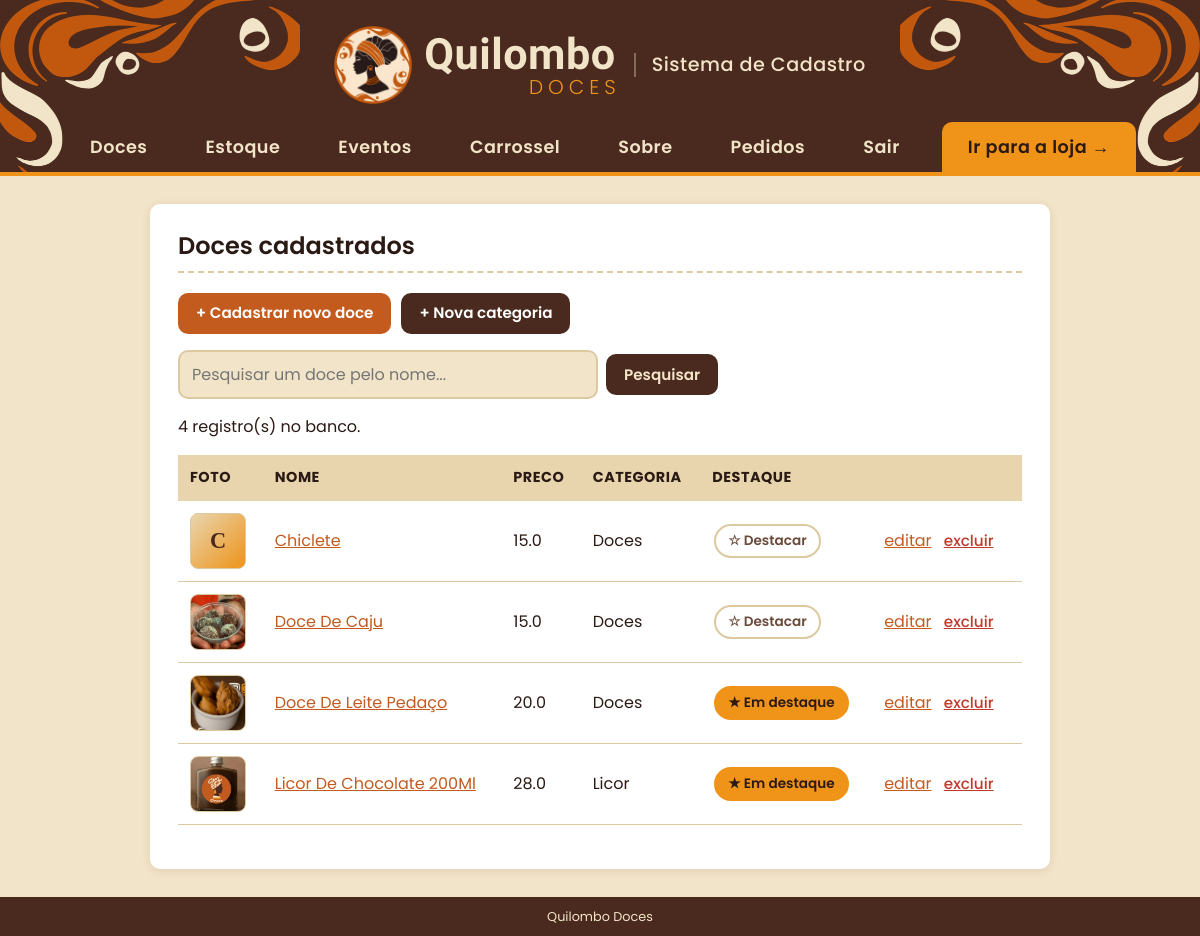
/ (signed in), run on the app's committed database.
### tables this page shows
CREATE TABLE doces (
            id     INTEGER PRIMARY KEY AUTOINCREMENT,
            nome   TEXT    NOT NULL,
            preco  REAL    NOT NULL
        , imagem TEXT, descricao TEXT, destaque INTEGER NOT NULL DEFAULT 0, estoque INTEGER NOT NULL DEFAULT 0, categoria_id INTEGER);

CREATE TABLE categorias (
                id    INTEGER PRIMARY KEY AUTOINCREMENT,
                nome  TEXT    NOT NULL
            );

### app.py (the view)
@app.route("/")
def listar():
    termo = request.args.get("termo", "").strip()
    conn = conectar_banco()
    doces = conn.execute(
        'SELECT doces.*, categorias.nome AS categoria FROM doces '
        'LEFT JOIN categorias ON categorias.id = doces.categoria_id '
        'WHERE LOWER(doces.nome) LIKE ? '
        'ORDER BY doces.nome', (f'%{termo.lower()}%',)).fetchall()
    conn.close()
    return render_template("lista.html", doces=doces, termo=termo,
                           msg=request.args.get("msg", ""))

### app.py (called while the page is built)
@app.context_processor
def dados_globais():
    return {
        "qtd_carrinho": sum(session.get("carrinho", {}).values()),
        "whatsapp": WHATSAPP,
        "pedidos_pendentes": contar_pedidos_pendentes(),
        "cliente": cliente_atual(),      # cliente logado na loja (ou None)
    }

def contar_pedidos_pendentes():
    conn = conectar_banco()
    qtd = conn.execute(
        "SELECT COUNT(*) FROM pedidos WHERE status = 'informado'").fetchone()[0]
    conn.close()
    return qtd

@app.before_request
def proteger_admin():
    endpoint = request.endpoint or ""
    if (not endpoint                            # pagina que nao existe: mostra o erro 404
            or endpoint.startswith("loja")
            or endpoint.startswith("contas.")
            or endpoint in PAGINAS_PUBLICAS
            or session.get("admin_id")):
        return None
    if endpoint == "listar":
        return redirect(url_for("loja"))
    proximo = request.path if request.method == "GET" else ""
    return redirect(url_for("admin_entrar", proximo=proximo))

### contas.py (called while the page is built, shortened)
def cliente_atual():
    id_cliente = session.get("cliente_id")
    if not id_cliente:
        return None

### templates/lista.html (shortened to what this page needs)
{% extends "base.html" %}
{% block conteudo %}
  <h2>Doces cadastrados</h2>
  <p class="botoes-topo">
    <a class="botao" href="{{ url_for('novo') }}">+ Cadastrar novo doce</a>
    <a class="botao botao-secundario" href="{{ url_for('categorias') }}">+ Nova categoria</a>
  </p>
  <form class="busca-admin" method="get" action="{{ url_for('listar') }}">
    <input type="text" name="termo" value="{{ termo }}" placeholder="Pesquisar um doce pelo nome..."
           aria-label="Pesquisar doce">
    <button type="submit">Pesquisar</button>
  </form>
  {% if doces %}
    {% if termo %}
      <p>{{ doces|length }} resultado(s) para "{{ termo }}".</p>
    {% else %}
      <p>{{ doces|length }} registro(s) no banco.</p>
    {% endif %}
    <table>
      <tr>
        <th>Foto</th>
        <th>Nome</th>
        <th>Preco</th>
        <th>Categoria</th>
        <th>Destaque</th>
        <th></th>
      </tr>
      {% for p in doces %}
      <tr>
        <td>
          {% if p['imagem'] %}
            <img class="miniatura" src="{{ url_for('static', filename='uploads/' ~ p['imagem']) }}" alt="">
          {% else %}
            <span class="miniatura sem-foto">{{ p['nome'][0]|upper }}</span>
          {% endif %}
        </td>
        <td><a href="{{ url_for('detalhe', id_doce=p['id']) }}">{{ p['nome'] }}</a></td>
        <td>{{ p['preco'] }} </td>
        <td>{{ p['categoria'] or '—' }}</td>
                <td>
          <form method="post" action="{{ url_for('alternar_destaque', id_doce=p['id']) }}">
            {% if p['destaque'] %}
              <button type="submit" class="btn-destaque ativo" title="Tirar dos Destaques">&#9733; Em destaque</button>
            {% else %}
              <button type="submit" class="btn-destaque" title="Mostrar nos Destaques">&#9734; Destacar</button>
            {% endif %}
          </form>
        </td>
        <td>
          <a href="{{ url_for('editar', id_doce=p['id']) }}">editar</a>
          <form method="post" action="{{ url_for('excluir', id_doce=p['id']) }}"
                onsubmit="return confirm('Excluir {{ p['nome'] }}?');">
            <button type="submit" class="link-perigo">excluir</button>
          </form>
        </td>
      </tr>
      {% endfor %}
    </table>
  {% elif termo %}
    <p class="vazio">Nenhum doce encontrado com "{{ termo }}".</p>
  {% else %}
    <p class="vazio">Nenhum doce cadastrado ainda.</p>
  {% endif %}
{% endblock %}

### static/estilo.css (style rules this page uses)
:root { --areia: #f2e4c8; --areia-escura: #e8d5ae; --cacau: #2b1a14; --raiz: #4a2a1e; --cacau-2: #2b1a14; --terracota: #c35a1e; --terracota-hover: #4a2a1e; --ouro: #ef9319; --ouro-hover: #d6820f; --verde: #25d366; --verde-hover: #1da851; --perigo: #c0392b; --sucesso-bg: #e8f6ec; --sucesso-txt: #1e6b3a; --erro-bg: #fdecea; --branco: #ffffff; --borda: #dcc9a0; --texto-suave: #6b4a3a; --raio: 10px; --raio-grande: 12px; --sombra: 0 2px 10px rgba(74, 42, 30, 0.10); --sombra-forte: 0 8px 20px rgba(74, 42, 30, 0.18); --fonte-texto: "Poppins", Arial, sans-serif; --fonte-marca: "Kaushan Script", cursive; }
* { box-sizing: border-box; }
body { margin: 0; font-family: var(--fonte-texto); font-size: 16px; line-height: 1.5; color: var(--cacau); background: var(--areia); min-height: 100vh; display: flex; flex-direction: column; }
h1, h2, h3 { font-family: var(--fonte-texto); font-weight: 600; line-height: 1.2; }
a { color: var(--terracota); }
img { max-width: 100%; }
main h2 { margin-top: 0; padding-bottom: 10px; border-bottom: 2px dashed var(--borda); }
table { width: 100%; border-collapse: collapse; margin: 16px 0; }
th { text-align: left; background: var(--areia-escura); padding: 12px; font-size: 0.9rem; text-transform: uppercase; letter-spacing: 0.5px; }
td { padding: 12px; border-bottom: 1px solid var(--borda); vertical-align: middle; word-break: break-word; max-width: 400px; }
.btn-destaque { background: transparent; color: var(--texto-suave); border: 2px solid var(--borda); border-radius: 999px; padding: 5px 12px; font-size: 0.85rem; white-space: nowrap; }
.btn-destaque.ativo { background: var(--ouro); border-color: var(--ouro); color: var(--cacau); }
td form { display: inline-block; margin: 4px 2px; }
button, .botao, .btn-whatsapp { font-family: inherit; font-size: 0.95rem; font-weight: 600; border: none; border-radius: var(--raio); padding: 9px 18px; cursor: pointer; text-decoration: none; display: inline-block; transition: background 0.2s, transform 0.1s; }
button { background: var(--raiz); color: var(--areia); }
.botao { background: var(--terracota); color: var(--branco); }
.botao-secundario { background: var(--raiz); }
.botoes-topo { display: flex; flex-wrap: wrap; gap: 10px; }
.link-perigo { background: none; color: var(--perigo); padding: 4px 6px; text-decoration: underline; font-weight: 500; }
input[type="text"], input[type="password"], input[type="number"], input[type="date"], textarea { width: 100%; max-width: 420px; padding: 10px 12px; font-family: inherit; font-size: 1rem; color: var(--cacau); background: var(--areia); border: 2px solid var(--borda); border-radius: var(--raio); transition: border-color 0.2s, box-shadow 0.2s; }
form[method="get"] { display: flex; gap: 8px; flex-wrap: wrap; margin-bottom: 16px; }
form[method="get"] input[type="text"] { flex: 1; min-width: 200px; }
.busca-admin { align-items: center; margin-top: 8px; }
.miniatura { display: flex; align-items: center; justify-content: center; width: 56px; height: 56px; object-fit: cover; background: var(--branco); border-radius: 8px; border: 1px solid var(--borda); }
.miniatura.sem-foto { background: linear-gradient(135deg, var(--areia-escura), var(--ouro)); color: var(--raiz); font-family: Georgia, serif; font-weight: bold; font-size: 1.4rem; }

### data on the page
doces: nome "C", nome "Chiclete", preco "15.0", nome "Doces", destaque "☆ Destacar"
doces: imagem (picture), nome "Doce De Caju", preco "15.0", nome "Doces", destaque "☆ Destacar"
doces: imagem (picture), nome "Doce De Leite Pedaço", preco "20.0", nome "Doces", destaque "★ Em destaque"
doces: imagem (picture), nome "Licor De Chocolate 200Ml", preco "28.0", nome "Licor", destaque "★ Em destaque"

### other printed values
{{ doces|length }} "4"
